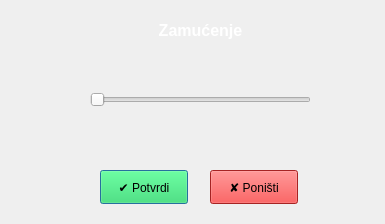
<?xml version="1.0" encoding="UTF-8"?>
<ui version="4.0">
 <class>blurDialog</class>
 <widget class="QDialog" name="blurDialog">
  <property name="geometry">
   <rect>
    <x>0</x>
    <y>0</y>
    <width>385</width>
    <height>224</height>
   </rect>
  </property>
  <property name="windowTitle">
   <string>Dialog</string>
  </property>
  <widget class="QPushButton" name="potvrdi">
   <property name="geometry">
    <rect>
     <x>100</x>
     <y>170</y>
     <width>88</width>
     <height>34</height>
    </rect>
   </property>
   <property name="styleSheet">
    <string notr="true">QPushButton{
	Background-color: #21de57;
}</string>
   </property>
   <property name="text">
    <string>✔ Potvrdi</string>
   </property>
  </widget>
  <widget class="QPushButton" name="ponisti">
   <property name="geometry">
    <rect>
     <x>210</x>
     <y>170</y>
     <width>88</width>
     <height>34</height>
    </rect>
   </property>
   <property name="styleSheet">
    <string notr="true">QPushButton{
	Background-color: #e83131;
}</string>
   </property>
   <property name="text">
    <string>✘ Poništi</string>
   </property>
  </widget>
  <widget class="QSlider" name="horizontalSlider">
   <property name="geometry">
    <rect>
     <x>90</x>
     <y>90</y>
     <width>221</width>
     <height>20</height>
    </rect>
   </property>
   <property name="styleSheet">
    <string notr="true">QSlider{
	Color: #00909e;
}</string>
   </property>
   <property name="minimum">
    <number>0</number>
   </property>
   <property name="maximum">
    <number>100</number>
   </property>
   <property name="orientation">
    <enum>Qt::Horizontal</enum>
   </property>
  </widget>
  <widget class="QLabel" name="label">
   <property name="geometry">
    <rect>
     <x>50</x>
     <y>10</y>
     <width>301</width>
     <height>41</height>
    </rect>
   </property>
   <property name="font">
    <font>
     <pointsize>12</pointsize>
     <weight>75</weight>
     <bold>true</bold>
    </font>
   </property>
   <property name="autoFillBackground">
    <bool>false</bool>
   </property>
   <property name="styleSheet">
    <string notr="true">QLabel{
	color: white;
}</string>
   </property>
   <property name="text">
    <string>Zamućenje</string>
   </property>
   <property name="textFormat">
    <enum>Qt::PlainText</enum>
   </property>
   <property name="alignment">
    <set>Qt::AlignCenter</set>
   </property>
  </widget>
 </widget>
 <resources/>
 <connections>
  <connection>
   <sender>potvrdi</sender>
   <signal>clicked()</signal>
   <receiver>blurDialog</receiver>
   <slot>accept()</slot>
   <hints>
    <hint type="sourcelabel">
     <x>143</x>
     <y>186</y>
    </hint>
    <hint type="destinationlabel">
     <x>192</x>
     <y>111</y>
    </hint>
   </hints>
  </connection>
  <connection>
   <sender>ponisti</sender>
   <signal>clicked()</signal>
   <receiver>blurDialog</receiver>
   <slot>reject()</slot>
   <hints>
    <hint type="sourcelabel">
     <x>253</x>
     <y>186</y>
    </hint>
    <hint type="destinationlabel">
     <x>192</x>
     <y>111</y>
    </hint>
   </hints>
  </connection>
 </connections>
</ui>
